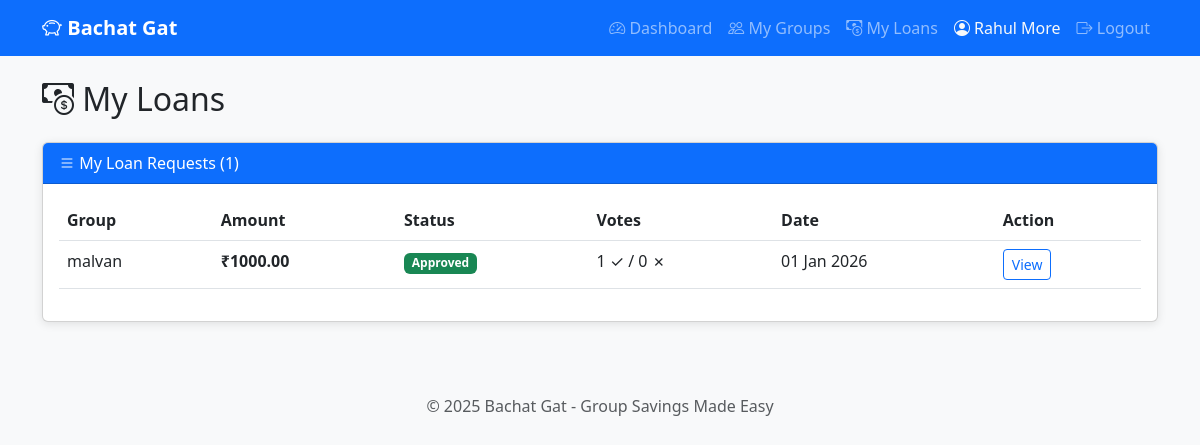
Screenshot of /my-loans (signed in) with the database file from the repository.
### app/models.py (models this page shows, shortened)
class User(UserMixin, db.Model):
    __tablename__ = 'users'
    id = db.Column(db.Integer, primary_key=True)
    name = db.Column(db.String(100), nullable=False)
    email = db.Column(db.String(120), unique=True, nullable=False)
    password_hash = db.Column(db.String(256), nullable=False)
    created_at = db.Column(db.DateTime, default=datetime.utcnow)
    groups_created = db.relationship('Group', backref='creator', lazy='dynamic')
    memberships = db.relationship('GroupMember', backref='user', lazy='dynamic')
    loan_requests = db.relationship('LoanRequest', backref='requester', lazy='dynamic',
                                    foreign_keys='LoanRequest.requested_by')
    approvals = db.relationship('LoanApproval', backref='approver', lazy='dynamic')
    contributions = db.relationship('MemberContribution', backref='contributor', lazy='dynamic')
    repayments = db.relationship('LoanRepayment', backref='payer', lazy='dynamic')
    transactions_created = db.relationship('WalletTransaction', backref='created_by_user', lazy='dynamic')

class LoanRequest(db.Model):
    __tablename__ = 'loan_requests'
    id = db.Column(db.Integer, primary_key=True)
    group_id = db.Column(db.Integer, db.ForeignKey('groups.id'), nullable=False)
    requested_by = db.Column(db.Integer, db.ForeignKey('users.id'), nullable=False)
    amount = db.Column(db.Float, nullable=False)
    reason = db.Column(db.String(500), nullable=False)
    status = db.Column(db.String(20), default='pending')
    approved_amount = db.Column(db.Float, nullable=True)
    disbursed_at = db.Column(db.DateTime, nullable=True)
    total_repaid = db.Column(db.Float, default=0.0, nullable=False)
    is_fully_repaid = db.Column(db.Boolean, default=False, nullable=False)
    created_at = db.Column(db.DateTime, default=datetime.utcnow)
    approvals = db.relationship('LoanApproval', backref='loan_request', lazy='dynamic',
                                cascade='all, delete-orphan')
    repayments = db.relationship('LoanRepayment', backref='loan', lazy='dynamic',
                                 cascade='all, delete-orphan')
    def get_approval_count(self):
        return self.approvals.filter_by(approved=True).count()
    def get_rejection_count(self):
        return self.approvals.filter_by(approved=False).count()

class Group(db.Model):
    __tablename__ = 'groups'
    id = db.Column(db.Integer, primary_key=True)
    name = db.Column(db.String(100), nullable=False)
    description = db.Column(db.String(500))
    created_by = db.Column(db.Integer, db.ForeignKey('users.id'), nullable=False)
    created_at = db.Column(db.DateTime, default=datetime.utcnow)
    members = db.relationship('GroupMember', backref='group', lazy='dynamic',
                              cascade='all, delete-orphan')
    loan_requests = db.relationship('LoanRequest', backref='group', lazy='dynamic',
                                    cascade='all, delete-orphan')
    wallet = db.relationship('GroupWallet', backref='group', uselist=False,
                             cascade='all, delete-orphan')

### app/routes/loans.py (the view, shortened to what this page needs)
@loans_bp.route('/my-loans')
@login_required
def my_loans():
    my_requests = LoanRequest.query.filter_by(
        requested_by=current_user.id
    ).order_by(LoanRequest.created_at.desc()).all()
    pending_votes = []
    memberships = GroupMember.query.filter_by(user_id=current_user.id).all()
    return render_template(
        'loans/my_loans.html',
        my_requests=my_requests,
        pending_votes=pending_votes
    )

### app/__init__.py (called while the page is built)
def create_app():
    app = Flask(__name__)
    app.config.from_object(Config)
    db.init_app(app)
    login_manager.init_app(app)
    from app.models import User
    @login_manager.user_loader
    def load_user(user_id):
        return User.query.get(int(user_id))
    from app.routes.auth import auth_bp
    from app.routes.groups import groups_bp
    from app.routes.loans import loans_bp
    from app.routes.wallet import wallet_bp
    app.register_blueprint(auth_bp)
    app.register_blueprint(groups_bp)
    app.register_blueprint(loans_bp)
    app.register_blueprint(wallet_bp)
    with app.app_context():
        db.create_all()
        print("✅ Database tables created!")
    return app

### app/templates/loans/my_loans.html (shortened to what this page needs)
{% extends 'base.html' %}
{% block content %}
<h2 class="mb-4"><i class="bi bi-cash-coin"></i> My Loans</h2>
<div class="card">
    <div class="card-header bg-primary text-white">
        <i class="bi bi-list"></i> My Loan Requests ({{ my_requests|length }})
    </div>
    <div class="card-body">
        {% if my_requests %}
            <div class="table-responsive">
                <table class="table">
                    <thead>
                        <tr>
                            <th>Group</th>
                            <th>Amount</th>
                            <th>Status</th>
                            <th>Votes</th>
                            <th>Date</th>
                            <th>Action</th>
                        </tr>
                    </thead>
                    <tbody>
                        {% for loan in my_requests %}
                        <tr>
                            <td>{{ loan.group.name }}</td>
                            <td><strong>₹{{ "%.2f"|format(loan.amount) }}</strong></td>
                            <td>
                                {% if loan.status == 'pending' %}
                                    <span class="badge bg-warning text-dark">Pending</span>
                                {% elif loan.status == 'approved' %}
                                    <span class="badge bg-success">Approved</span>
                                {% else %}
                                    <span class="badge bg-danger">Rejected</span>
                                {% endif %}
                            </td>
                            <td>
                                {{ loan.get_approval_count() }} ✓ /
                                {{ loan.get_rejection_count() }} ✗
                            </td>
                            <td>{{ loan.created_at.strftime('%d %b %Y') }}</td>
                            <td>
                                <a href="{{ url_for('loans.view_loan', loan_id=loan.id) }}"
                                   class="btn btn-sm btn-outline-primary">
                                    View
                                </a>
                            </td>
                        </tr>
                        {% endfor %}
                    </tbody>
                </table>
            </div>
        {% else %}
            <p class="text-muted text-center py-3">You haven't requested any loans yet.</p>
        {% endif %}
    </div>
</div>
{% endblock %}

### app/templates/base.html (shortened to what this page needs)
<!DOCTYPE html>
<html lang="en">
<head>
    <link href="https://cdn.jsdelivr.net/npm/bootstrap@5.3.0/dist/css/bootstrap.min.css" rel="stylesheet">
    <link href="https://cdn.jsdelivr.net/npm/bootstrap-icons@1.10.0/font/bootstrap-icons.css" rel="stylesheet">
</head>
<body>
    <nav class="navbar navbar-expand-lg navbar-dark bg-primary">
        <div class="container">
            <a class="navbar-brand" href="{{ url_for('auth.home') }}">
                <i class="bi bi-piggy-bank"></i> Bachat Gat
            </a>
            <div class="collapse navbar-collapse" id="navbarNav">
                <ul class="navbar-nav ms-auto">
                    {% if current_user.is_authenticated %}
                        <li class="nav-item">
                            <a class="nav-link" href="{{ url_for('auth.dashboard') }}">
                                <i class="bi bi-speedometer2"></i> Dashboard
                            </a>
                        </li>
                        <li class="nav-item">
                            <a class="nav-link" href="{{ url_for('groups.list_groups') }}">
                                <i class="bi bi-people"></i> My Groups
                            </a>
                        </li>
                        <li class="nav-item">
                            <a class="nav-link" href="{{ url_for('loans.my_loans') }}">
                                <i class="bi bi-cash-coin"></i> My Loans
                            </a>
                        </li>
                        <li class="nav-item">
                            <span class="nav-link text-light">
                                <i class="bi bi-person-circle"></i> {{ current_user.name }}
                            </span>
                        </li>
                        <li class="nav-item">
                            <a class="nav-link" href="{{ url_for('auth.logout') }}">
                                <i class="bi bi-box-arrow-right"></i> Logout
                            </a>
                        </li>
                    {% endif %}
                </ul>
            </div>
        </div>
    </nav>
    <main class="container mt-4">
        {% block content %}{% endblock %}
    </main>
    <footer class="text-center py-4 mt-5">
        <p class="text-muted">&copy; 2025 Bachat Gat - Group Savings Made Easy</p>
    </footer>
</body>
</html>

### app/templates/base.html (style rules this page uses)
body { background-color: #f8f9fa; }
.navbar-brand { font-weight: bold; }
.card { box-shadow: 0 2px 10px rgba(0,0,0,0.1); }

### rows the page displays
User: name "Rahul More"
LoanRequest: group.name "malvan", amount "1000.00", status "Approved", get_approval_count "1", get_rejection_count "0", created_at "01 Jan 2026"

### other values shown
{{ my_requests|length }} "1"
